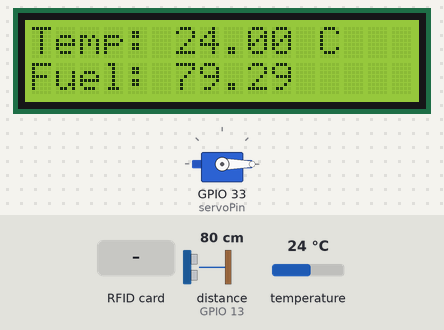
The program below on a simulated ESP32. On the bench: 16×2 character LCD, servo. Wiring (inferred from the names in the program): ultrasonic range finder: trigger GPIO 32; echo GPIO 13. Inputs (shaded band) come from the test bench; at power-on: distance to the obstacle (sensor on GPIO 13) 80 cm, temperature 24 °C. The echo pulse lasts 58.3 µs per cm; WiFi joins after 1.5 s; servers stay silent unless stated; the Firebase database answers and starts empty; what the program prints to the serial monitor is not drawn.

Above: at 3.9 s.
4.0 s: RFID card 5E 7A 19 C4 held to the reader
At 5.5 s:
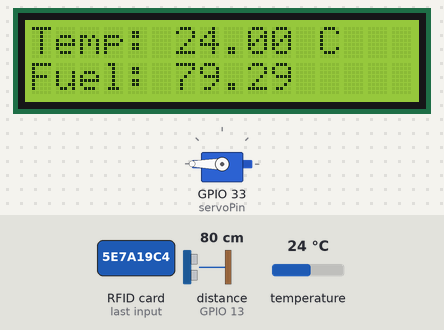
9.9 s: distance to the obstacle (sensor on GPIO 13) set to 2 cm
At 13.8 s:
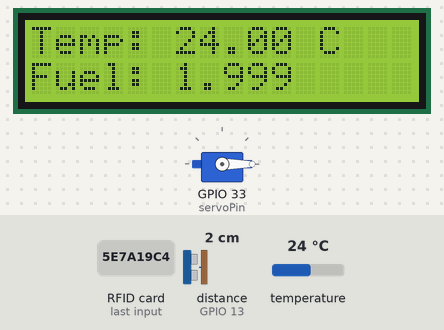
14.1 s: temperature set to 12 °C
At 16.2 s:
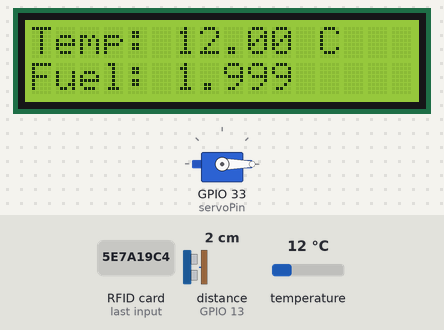
17.2 s: distance to the obstacle (sensor on GPIO 13) set to 4 cm
At 19.8 s:
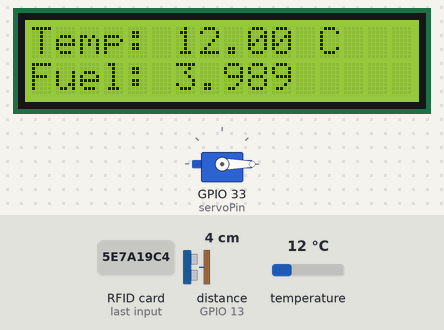
20.3 s: temperature set to 19 °C
At 22.2 s:
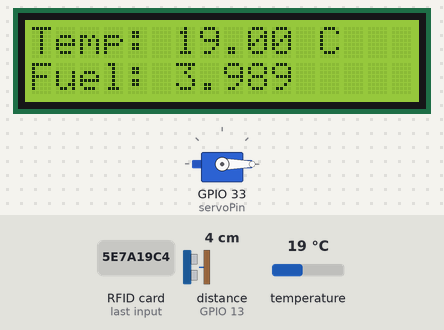
23.4 s: distance to the obstacle (sensor on GPIO 13) set to 9 cm
At 25.8 s:
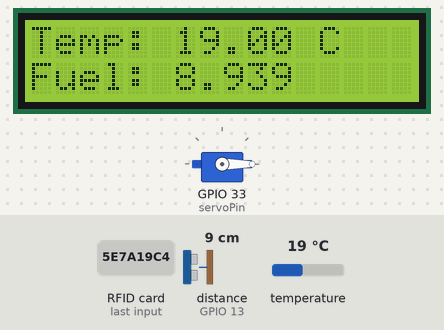
Timing chart, 0 to 27.3 s (numbered marks = the images above; inputs shaded):
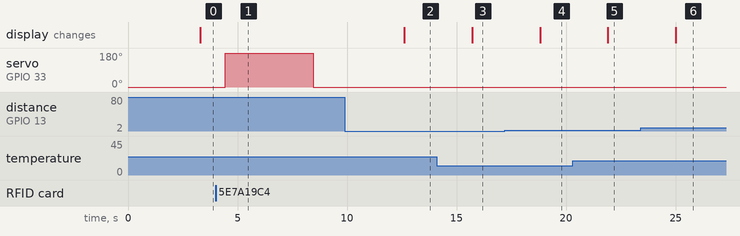

The program:

main.cpp
```cpp
#include <WiFi.h>
#include <HTTPClient.h>
#include <Servo.h>
#include <SPI.h>
#include <MFRC522.h>
#include <OneWire.h>
#include <DallasTemperature.h>
#include <Wire.h>
#include <LiquidCrystal_I2C.h>
#include <FirebaseESP32.h>
#include <freertos/FreeRTOS.h>
#include <freertos/task.h>

// Wi-Fi credentials
const char* ssid = "khai";
const char* password = "Wimddddd";

// Firebase configuration
#define FIREBASE_HOST   "htnpetrol-491aa-default-rtdb.asia-southeast1.firebasedatabase.app/"
#define FIREBASE_AUTH   "jjV4zSjvIHeSKmdwNJZLP56YYdv2uDuOYirZWdUB"
const String firebasePath = "/id/";
// Firebase database path
const String TemperaturePath = "/temperature";
const String Fuel_levelPath = "/fuel_level";

// LCD configuration
const int lcdColumns = 16;
const int lcdRows = 2;
LiquidCrystal_I2C lcd(0x27, lcdColumns, lcdRows);

// HC-SR04 pins
const int trigPin = 32;
const int echoPin = 13;

// MFRC522 pins
#define RST_PIN     4
#define SS_PIN      5
MFRC522 mfrc522(SS_PIN, RST_PIN);

// Temperature sensor configuration
const int oneWireBus = 15;
OneWire oneWire(oneWireBus);
DallasTemperature sensors(&oneWire);

// Servo configuration
const int servoPin = 33;
Servo myServo;

// Define sound speed in cm/uS
#define SOUND_SPEED 0.034
#define CM_TO_INCH 0.393701

FirebaseData firebaseData;

void readTemperatureAndDistance(void* parameter) {
  while (true) {
    // Temperature measurement
    sensors.requestTemperatures();
    float temperatureC = sensors.getTempCByIndex(0);
    float temperatureF = sensors.getTempFByIndex(0);

    Serial.print("Temperature: ");
    Serial.print(temperatureC);
    Serial.print("°C ");

    if (Firebase.setFloat(firebaseData, TemperaturePath, temperatureC)) {
      Serial.println("Temperature sent to Firebase successfully");
    } else {
      Serial.println("Failed to send Temperature to Firebase");
    }

    // Distance measurement
    digitalWrite(trigPin, LOW);
    delayMicroseconds(2);
    digitalWrite(trigPin, HIGH);
    delayMicroseconds(10);
    digitalWrite(trigPin, LOW);

    long duration = pulseIn(echoPin, HIGH);
    float distanceCm = duration * SOUND_SPEED / 2;
    String fuel_level = "";

    Serial.print("Distance (cm): ");
    Serial.println(distanceCm);
    if(distanceCm>50) {
      fuel_level = "Da het nhien lieu trong thung chua";
    } else if(distanceCm>20 && distanceCm<=50) {
      fuel_level = "Thung chua sap het nhien lieu";
    } else {
      fuel_level = "Thung chua van con day nhien lieu";
    }

    if (Firebase.setString(firebaseData, Fuel_levelPath, fuel_level)) {
      Serial.println("Temperature sent to Firebase successfully");
    } else {
      Serial.println("Failed to send Temperature to Firebase");
    }
     // Display temperature and fuel level on LCD
    lcd.setCursor(0, 0);
    lcd.print("Temp: ");
    lcd.print(temperatureC);
    lcd.print(" C");

    lcd.setCursor(0, 1);
    lcd.print("Fuel: ");
    lcd.print(distanceCm);

    delay(2000);

  }
}

void checkIdAndControlServo(void* parameter) {
  while (true) {
    // // Look for new RFID cards
    // Serial.println("Vao chuong trinh check ID:");
    if (mfrc522.PICC_IsNewCardPresent() && mfrc522.PICC_ReadCardSerial()) {
    // Get the RFID UID
    String rfidUid = "";
    for (byte i = 0; i < mfrc522.uid.size; i++) {
      rfidUid.concat(String(mfrc522.uid.uidByte[i] < 0x10 ? "0" : ""));
      rfidUid.concat(String(mfrc522.uid.uidByte[i], HEX));
    }

    // Print the RFID UID
    Serial.print("Scanned RFID UID: ");
    Serial.println(rfidUid);

      // Build the Firebase path
      String firebasePath = "/delivery_person/" + rfidUid;

      // Check if the RFID UID exists in Firebase
      if (Firebase.get(firebaseData, firebasePath)) {
        Serial.println("RFID UID found in Firebase!");

        // Turn servo to 180 degrees
        myServo.write(180);
        delay(4000);

        // Return servo to 0 degrees after 1 second
        myServo.write(0);
      } else {
        Serial.println("RFID UID not found in Firebase.");
      }
    }

    delay(500); // Delay before checking again
  }
}

void setup() {
  Serial.begin(9600);
   // Initialize LCD
  lcd.begin(lcdColumns, lcdRows);
  // initialize LCD
  lcd.init();
  // turn on LCD backlight
  lcd.backlight();

  // Connect to Wi-Fi
  WiFi.begin(ssid, password);
  while (WiFi.status() != WL_CONNECTED) {
    delay(1000);
    Serial.println("Connecting to WiFi...");
  }
  Serial.println("Connected to WiFi");

  Firebase.begin(FIREBASE_HOST, FIREBASE_AUTH);

  Wire.setClock(400000); // Giảm tốc độ xung clock I2C xuống 400kHz

  // Initialize servo
  myServo.attach(servoPin);
  myServo.write(0); // Initialize servo position to 0 degrees

  // Initialize MFRC522
  SPI.begin();
  mfrc522.PCD_Init();

  // Initialize temperature sensor
  sensors.begin();

  pinMode(trigPin, OUTPUT);
  pinMode(echoPin, INPUT);

  // Create the two tasks
  xTaskCreatePinnedToCore(
    readTemperatureAndDistance,
    "TemperatureAndDistanceTask",
    10000,
    NULL,
    2,
    NULL,
    0
  );
// gia tri "2" thể hiện mức độ ưu tiên của tác vụ nhiệt độ và khoảng cách cao hơn so với tác vụ check id bơm nhiên liệu vào thùng
  xTaskCreatePinnedToCore(
    checkIdAndControlServo,
    "CheckIdAndControlServoTask",
    10000,
    NULL,
    1,
    NULL,
    1
  );
}

void loop() {
  // Empty loop as the tasks will handle the functionality
}
```

Measured:
- after the input at 4.0 s, servo on GPIO 33 (servoPin): 0° → 180° after 0.45 s, → 0° 4.0 s later
- after the input at 9.9 s, the display: changes after 2.7 s (image 2)
- after the input at 14.1 s, the display: changes after 1.6 s (image 3)
- after the input at 17.2 s, the display: changes after 1.6 s (image 4)
- after the input at 20.3 s, the display: changes after 1.6 s (image 5)
- after the input at 23.4 s, the display: changes after 1.6 s (image 6)
